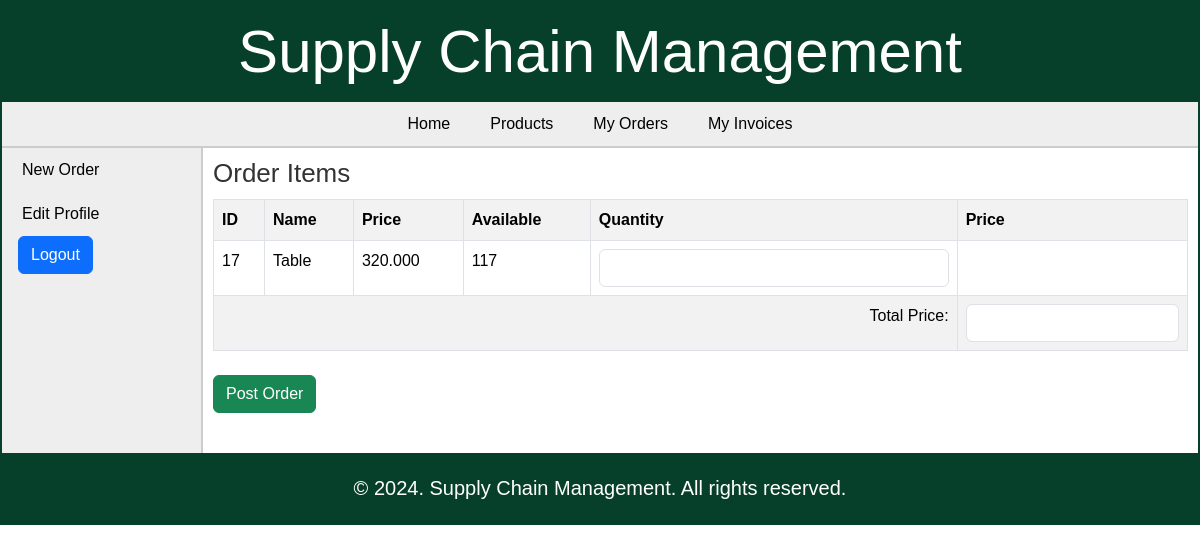
Before: /retailer/order_items.php (signed in) with the older database file.
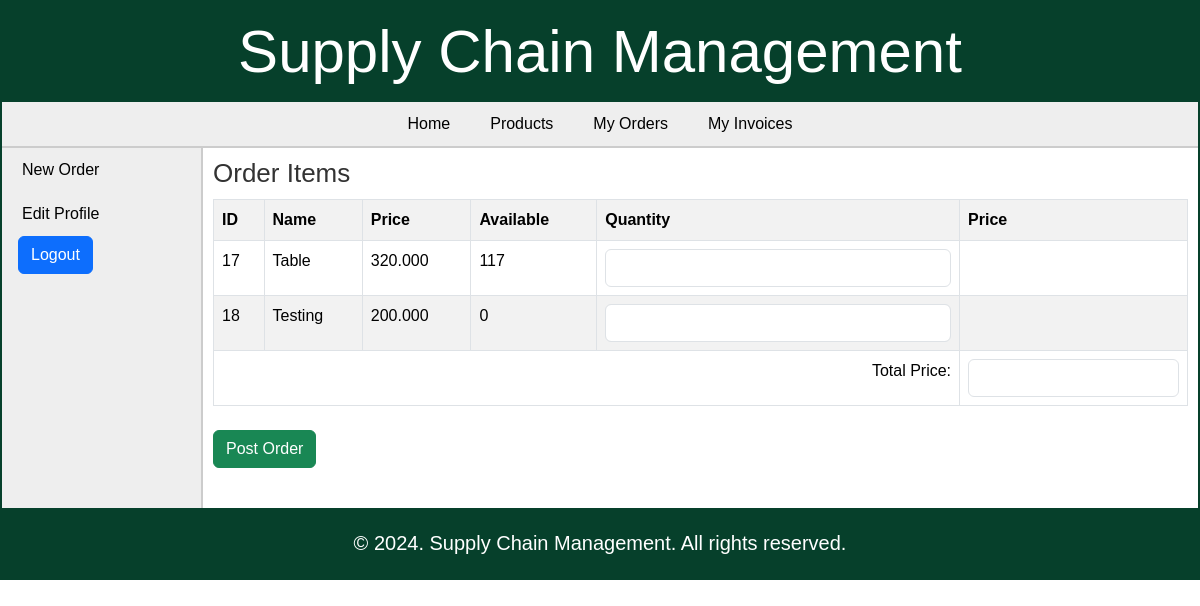
After: the same page with the newer database file.
### tables this page shows
CREATE TABLE `products` (
  `pro_id` int(11) NOT NULL,
  `pro_name` varchar(25) NOT NULL,
  `pro_desc` text DEFAULT NULL,
  `pro_price` decimal(10,3) NOT NULL,
  `unit` int(11) NOT NULL,
  `pro_cat` int(11) NOT NULL,
  `quantity` int(6) DEFAULT NULL
);

### retailer/order_items.php (the view, shortened to what this page needs)
<?php
require("../includes/config.php");
if (isset($_SESSION['retailer_login']) || isset($_SESSION['admin_login'])) {
	$query_selectProducts = "SELECT * FROM products";
	$result_selectProducts = mysqli_query($con, $query_selectProducts);
} else {
	header('Location:../index.php');
}
?>
<!DOCTYPE html>
<html>
<head>
	<link rel="stylesheet" href="../includes/main_style.css">
</head>
<body>
	<?php
	include("../includes/header.inc.php");
	include("../includes/nav_retailer.inc.php");
	include("../includes/aside_retailer.inc.php");
	?>
	<section>
		<h1>Order Items</h1>
		<form action="insert_man_order.php" method="POST" class="form">
			<table class="table table-bordered table-striped">
				<tr>
					<th> ID </th>
					<th> Name </th>
					<th> Price </th>
					<th> Available </th>
					<th> Quantity </th>
					<th> Price </th>
				</tr>
				<?php $i = 1;
				while ($row_selectProducts = mysqli_fetch_array($result_selectProducts)) { ?>
					<tr>
						<td> <?php echo $row_selectProducts['pro_id']; ?> </td>
						<td> <?php echo $row_selectProducts['pro_name']; ?> </td>
						<td> <?php echo $row_selectProducts['pro_price']; ?> </td>
						<td> <?php if ($row_selectProducts['quantity'] == NULL) {
									echo "N/A";
								} else {
									echo $row_selectProducts['quantity'];
								} ?> </td>
						<td> <input type="text" class="quantity form-control" id="<?php echo $row_selectProducts['pro_id']; ?>" name="<?php echo "txtQuantity" . $row_selectProducts['pro_id']; ?>" /> </td>
						<td>
						</td>
					</tr>
				<?php $i++;
				} ?>
				<tr>
					<td colspan="5" style="text-align:right;"> Total Price: </td>
					<td> <input type="text" size="10" class="form-control" id="txtFinalAmount" name="total_price" readonly="readonly" value="" /> </td>
				</tr>
			</table>
			<input id="btnSubmit" type="submit" value="Post Order" class="btn btn-success mt-2" />
		</form>
	</section>
	<?php
	include("../includes/footer.inc.php");
	?>
</body>
</html>

Changed rows visible on the page:
added products: pro_id "18", pro_name "Testing", pro_price "200.000", quantity "0"
